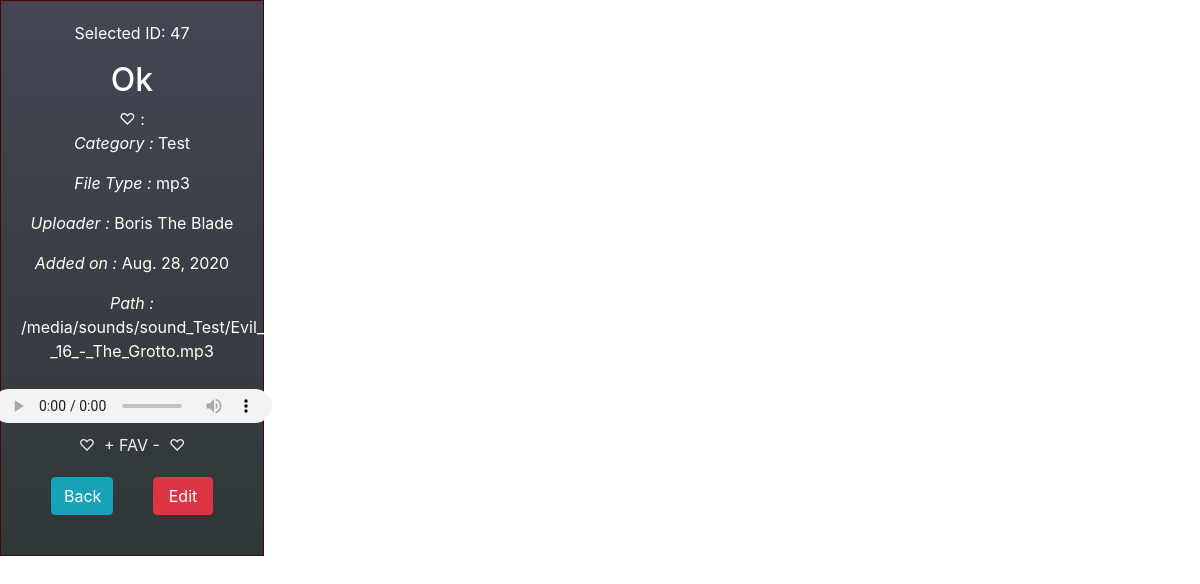
Screenshot of /sounds/47/details (signed in) with the database file from the repository.
### upload/models.py (models this page shows, shortened)
class Sound(models.Model):
    title = models.CharField(max_length=255)
    category = models.ForeignKey(Category, on_delete=models.CASCADE)
    created_at = models.DateField(auto_now_add=True)
    created_by = models.ForeignKey(User, related_name="sounds_created",on_delete=models.CASCADE,)
    def get_upload_path(instance, filename): #creates a dynamic file path
        extension = filename.split('.')[-1]
        new_filename = filename
        return '/'.join(["_"+ instance.created_by.first_name, new_filename])
    soundfile = models.FileField(upload_to  = get_upload_path, #should change soundfile to upload (more general)
    storage = CustomStorage(),#added so Django doesn do its _name (the get_valid_filename) thing new custom class Storage overrides this
    null=True, blank=True, verbose_name = "")
    fans = models.ManyToManyField(User, related_name='faves')
    def extension(self): #gets the extension
        title, extension = os.path.splitext(self.soundfile.name)
        return extension.replace(".","")
    objects = SoundManager() #added
    def __str__(self):
        return str(self.soundfile.name) #was am jor bug 8.25.2020

class Category(models.Model):
    title = models.CharField(max_length=55)
    slug = models.SlugField(max_length=128)
    objects = CatManager() #added
    def __str__(self):
        return self.title

### login_app/models.py (models this page shows)
class User(models.Model):
    first_name = models.CharField(max_length=255)
    last_name = models.CharField(max_length=255)
    email = models.EmailField(max_length=254)
    password = models.CharField(max_length=254)
    updated_at = models.DateTimeField(auto_now=True)
    created_at = models.DateTimeField(auto_now_add=True)
    objects = UserManager() #added

### upload/views.py (the view)
# urls.py: path('sounds/<int:id>/details', views.details),
def details(request, id):
    logged_user = User.objects.get(id=request.session['logged_user'])
    the_sound = Sound.objects.get(id=id)
    soundfile = the_sound
    print(the_sound.__dict__)
    print(the_sound.fans)
    print("The file is",the_sound)
    context = {
        'sound':the_sound,
        'soundfile': soundfile,
        'logged_user':logged_user,
    }
    return render(request, 'details.html', context)

### upload/templates/details.html (shortened to what this page needs)
{% extends 'sounds.html'%}
{% block content %}
{% load static %}
<div class="partition">
    <p>Selected ID: {{sound.id}}</p>
    <h2>{{sound.title}}</h2>
    ♡ :
    <p><em>Category :</em> {{sound.category}}</p>
    <p><em>File Type :</em> {{sound.extension.lower}}</p>
    <p><em>Uploader :</em> {{sound.created_by.first_name}}</p>
    <p><em>Added on :</em> {{sound.created_at}}</p>
    <p><em>Path : </em>{{ MEDIA_URL }}{{sound}}</p>
    <audio controls class='player'>
        <source src='{{ MEDIA_URL }}{{ sound }}' type='audio/ogg'>
        <source src='{{ MEDIA_URL }}{{ sound }}' type='audio/mpeg'>
    </audio>
    <a class="flashy" href="/sounds/{{sound.id}}/fav">♡&nbsp;&nbsp;+ FAV -&nbsp;&nbsp;♡</a>
    <div class="form-line">
        <a class="btn btn-info normal_butt" href="/home">Back</a>
        <a class="btn btn-danger normal_butt" href="/sounds/{{sound.id}}/entry_edit">Edit</a>
    </div>
</div>
{% endblock%}

### upload/static/css/style.css (style rules this page uses)
.partition { border: 1px solid rgb(71, 8, 8); max-width: 22%; text-align: center; padding: .5em; margin: 0px; background: -webkit-linear-gradient(bottom, #2f3738, #444652); display: flex; flex-direction: column; padding:20px; color:white; }
.form-line { display: flex; justify-content: space-between; margin:10px; }
.normal_butt { min-width:60px; max-width:80px; margin:10px 20px 10px 20px; display:flex; justify-content: space-between; }
.player { padding: 10px; align-self: center; }
.flashy { color:rgb(240, 240, 233); }

### rows the page displays
Sound: id "47", title "Ok", category "Test", extension "mp3", created_by.first_name "Boris The Blade", created_at "Aug. 28, 2020", soundfile "sound_Test/Evil_Under_the_Sun_1982_Cole_Porter_-_16_-_The_Grotto.mp3"

### other values shown
{{ MEDIA_URL }} "/media/sounds/"
